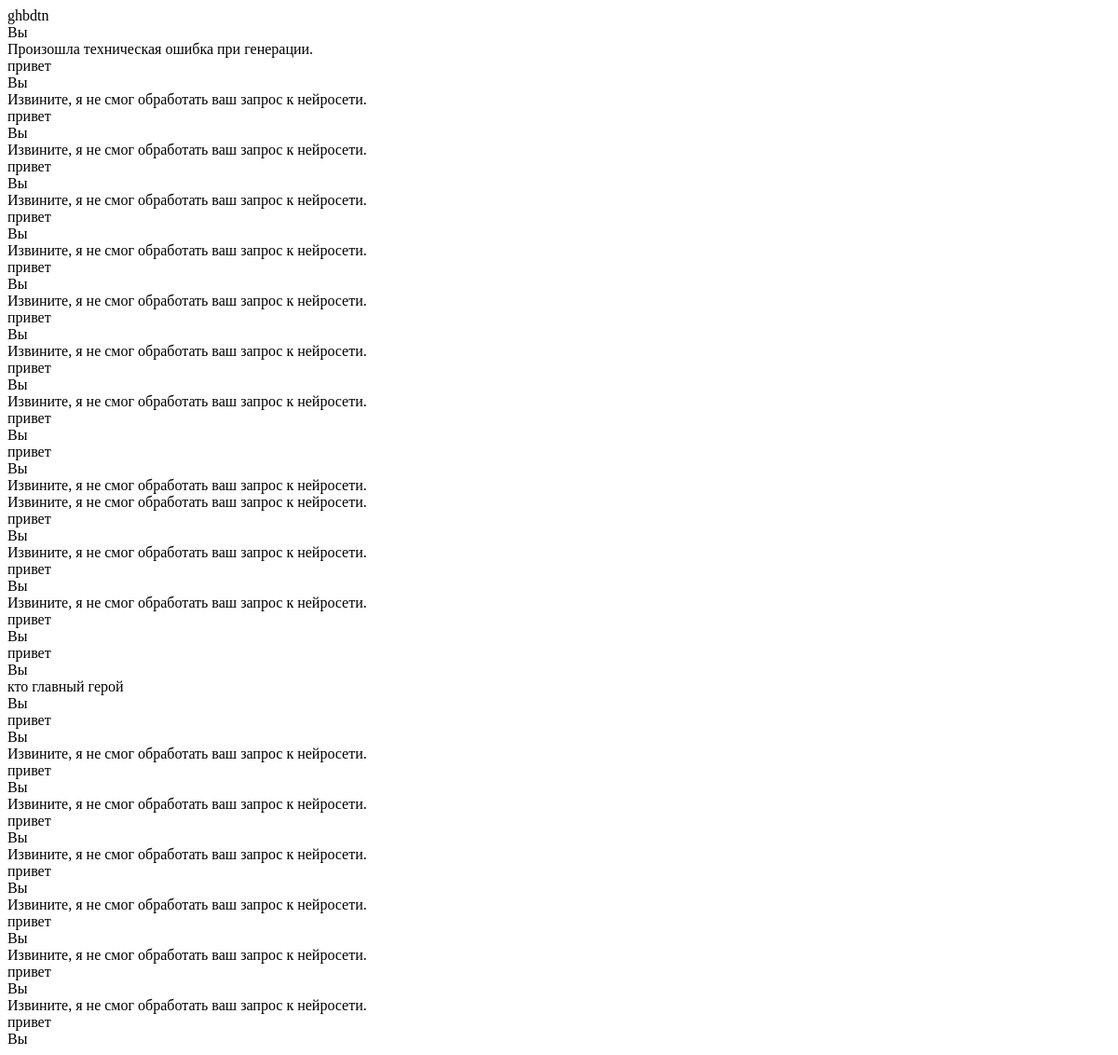
The app's page /chat/2/messages (signed in), older data.
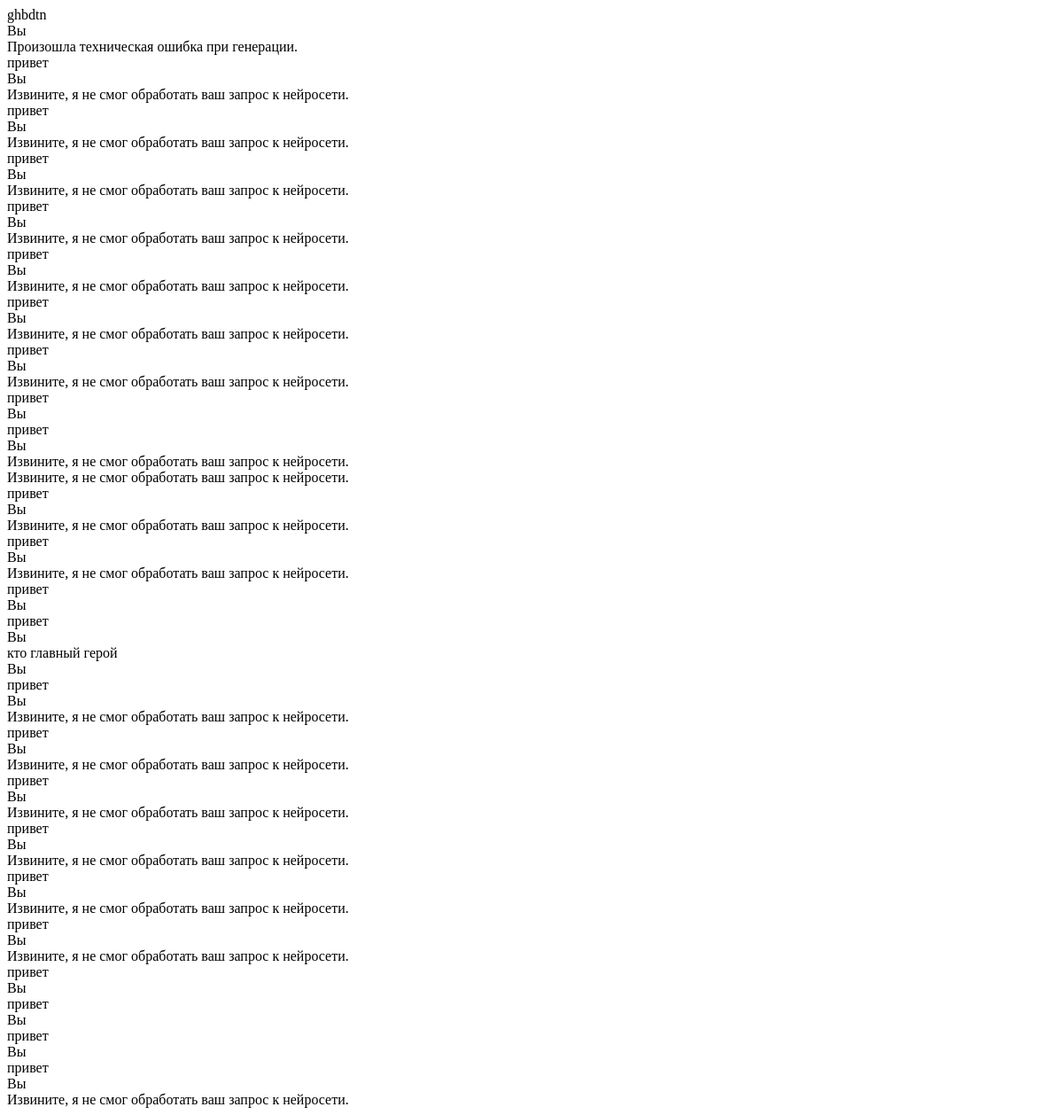
The same page, newer data.
### app/models/chat.py (models this page shows)
class Message(db.Model):
    __tablename__ = 'messages'
    id: Mapped[int] = mapped_column(primary_key=True, autoincrement=True)
    chat_id: Mapped[int] = mapped_column(ForeignKey("chats.id"), nullable=False)
    user_id: Mapped[int] = mapped_column(ForeignKey("users.id"), nullable=True)
    role: Mapped[str] = mapped_column(String(20))
    content: Mapped[str] = mapped_column(Text, nullable=False)
    timestamp: Mapped[datetime.datetime] = mapped_column(nullable=False, default=datetime.datetime.now)
    chat = db.relationship("Chat", back_populates="messages")

### app/blueprints/chat_routes.py (the view)
@chat_bp.route("/chat/<int:chat_id>/messages")
@login_required
@check_ownership(Chat, id_arg='chat_id')
def get_messages(chat_id):
    messages = ChatService.get_chat_messages(chat_id)
    return render_template("partials/messages.html", messages=messages)

### app/blueprints/root_routes.py (called while the page is built)
@login_manager.user_loader
def load_user(user_id):
    return UserService.get_user_by_id(user_id)

### app/services/chat_service.py (called while the page is built)
    @staticmethod
    def get_chat_messages(chat_id):
        messages = db.session.query(Message).filter(Message.chat_id == chat_id).all()
        return messages

### app/services/user_service.py (called while the page is built)
    @staticmethod
    def get_user_by_id(user_id: int):
        user = db.session.query(User).filter(User.id == user_id).first()
        return user

### app/templates/partials/messages.html
<div id="messages">
    {% for msg in messages %}
        {% include "partials/message.html" %}
    {% endfor %}
</div>

### app/templates/partials/message.html (shortened to what this page needs)
<div class="message {{ msg.role }}">
  <div class="message-bubble">{{ msg.content }}</div> {% if msg.role == "user" %}
    <div class="avatar-small">Вы</div>
  {% endif %}
</div>

Row changes from the older to the newer data that the page shows:
added Message: content "привет", role "Вы"
added Message: content "привет", role "Вы"
added Message: content "привет", role "Вы"
added Message: content "Извините, я не смог обработать ваш запрос к нейросети."
